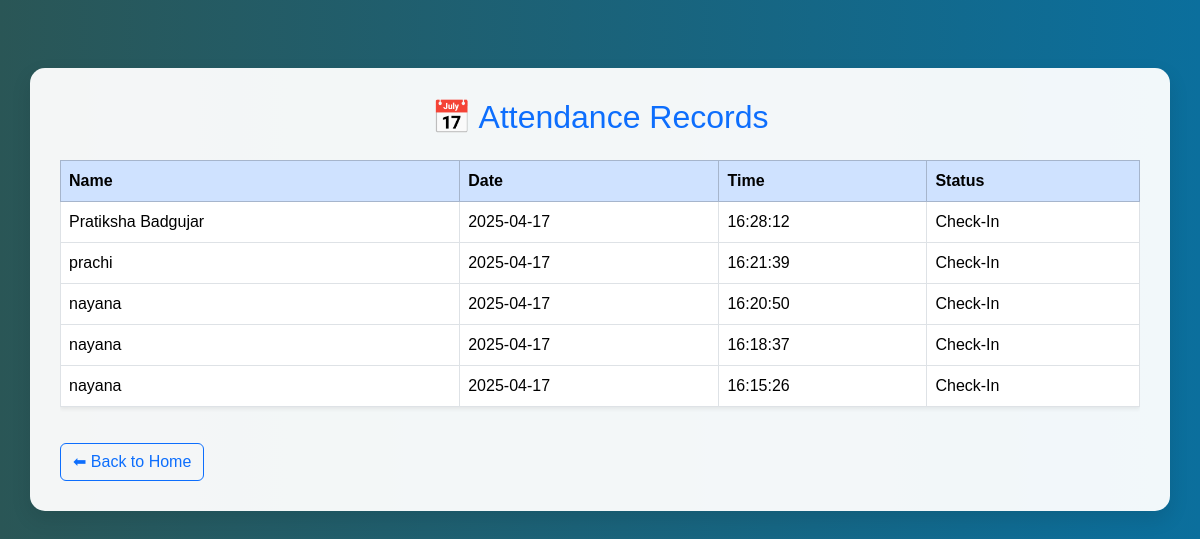
Screenshot of /dashboard (signed in) with the database file from the repository.
### tables this page shows
CREATE TABLE attendance (
        id INTEGER PRIMARY KEY AUTOINCREMENT,
        user_id INTEGER,
        timestamp TEXT, status TEXT, s TEXT, student_id TEXT,
        FOREIGN KEY(user_id) REFERENCES users(id)
    );

CREATE TABLE users (
        id INTEGER PRIMARY KEY AUTOINCREMENT,
        name TEXT,
        image_path TEXT
    , student_id TEXT);

### main.py (the view)
@app.route('/dashboard')
def dashboard():
     if not session.get('logged_in'):
        return redirect(url_for('login'))
     conn = sqlite3.connect('database.db')
     cur = conn.cursor()
     cur.execute('''
        SELECT users.name,
           DATE(attendance.timestamp) AS date,
           TIME(attendance.timestamp) AS time,
           attendance.status
        FROM attendance
        JOIN users ON attendance.user_id = users.id
        ORDER BY attendance.timestamp DESC
     ''')
     records = cur.fetchall()
     conn.close()
     return render_template('dashboard.html', records=records)

### templates/dashboard.html (shortened to what this page needs)
<!DOCTYPE html>
<html>
<head>
    <link href="https://cdn.jsdelivr.net/npm/bootstrap@5.3.3/dist/css/bootstrap.min.css" rel="stylesheet">
    <link rel="stylesheet" href="https://cdnjs.cloudflare.com/ajax/libs/animate.css/4.1.1/animate.min.css"/>
</head>
<body>
    <div class="container mt-5 animate__animated animate__fadeIn">
        <h2 class="text-center text-primary mb-4">📅 Attendance Records</h2>
        <div class="table-responsive">
            <table class="table table-bordered table-hover shadow-sm">
                <thead class="table-primary">
                    <tr>
                        <th>Name</th>
                        <th>Date</th>
                        <th>Time</th>
                        <th>Status</th>
                    </tr>
                </thead>
                <tbody>
                    {% for record in records %}
                    <tr>
                        <td>{{ record[0] }}</td>
                        <td>{{ record[1] }}</td>
                        <td>{{ record[2] }}</td>
                        <td>{{ record[3] }}</td>
                    </tr>
                    {% endfor %}
                </tbody>
            </table>
        </div>
        <a href="/" class="btn btn-outline-primary back-btn">⬅ Back to Home</a>
    </div>
</body>
</html>

### templates/dashboard.html (style rules this page uses)
body { font-family: Arial, sans-serif; margin: 0; padding: 20px; background: linear-gradient(to right, #2a5656, #0b6f9d); min-height: 100vh; }
.back-btn { margin-top: 20px; }
.container { background-color: rgba(255, 255, 255, 0.95); padding: 30px; border-radius: 15px; box-shadow: 0 8px 20px rgba(0,0,0,0.1); }
.animate__fadeIn { animation-duration: 1s; }

### rows the page displays
attendance: name "Pratiksha Badgujar", timestamp "2025-04-17", record "16:28:12", status "Check-In"
attendance: name "prachi", timestamp "2025-04-17", record "16:21:39", status "Check-In"
attendance: name "nayana", timestamp "2025-04-17", record "16:20:50", status "Check-In"
attendance: name "nayana", timestamp "2025-04-17", record "16:18:37", status "Check-In"
attendance: name "nayana", timestamp "2025-04-17", record "16:15:26", status "Check-In"
